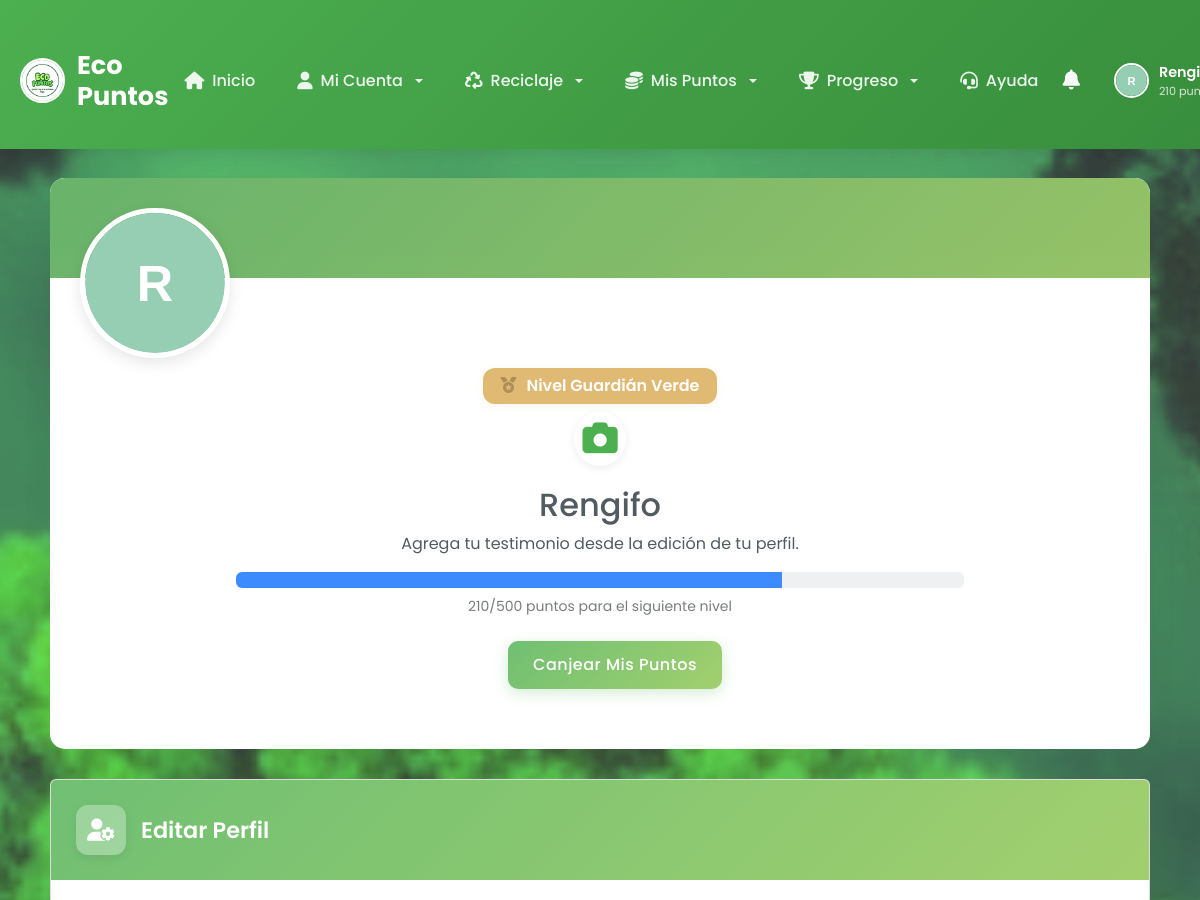
Page /perfil/ (signed in, upper part) on the earlier database version.
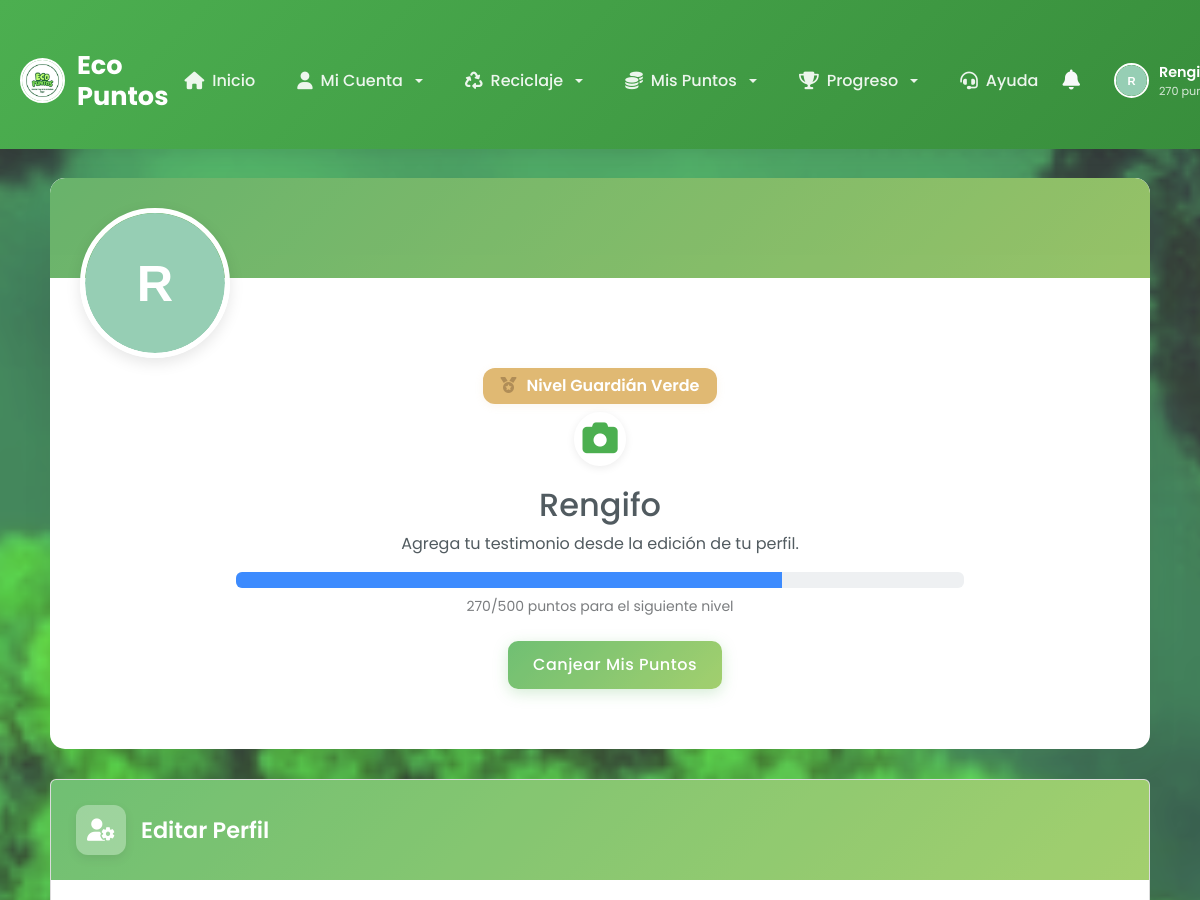
Same page on the later database version.
### core/models.py (models this page shows, shortened)
class Usuario(AbstractUser):
    ROLES = (
        ('superuser', 'Superusuario'),
        ('admin', 'Administrador'),
        ('conductor', 'Conductor'),
        ('user', 'Usuario Regular'),
    )
    LEVELS = (
        ('guardian_verde', 'Guardián Verde'),
        ('defensor_planeta', 'Defensor del Planeta'),
        ('heroe_eco', 'Héroe Eco'),
        ('embajador_ambiental', 'Embajador Ambiental'),
        ('leyenda_sustentable', 'Leyenda Sustentable'),
    )
    role = models.CharField(max_length=10, choices=ROLES, default='user')
    level = models.CharField(max_length=25, choices=LEVELS, default='guardian_verde')
    puntos = models.IntegerField(default=0)
    puntos_juego = models.IntegerField(default=0)  # Puntos acumulados en juegos de plásticos
    puntos_juego_vidrios = models.IntegerField(default=0)  # Puntos acumulados en juegos de vidrios
    puntos_juego_papel = models.IntegerField(default=0)  # Puntos acumulados en el juego de papel y cartón
    puntos_juego_metales = models.IntegerField(default=0)  # Puntos acumulados en el juego de metales
    telefono = models.CharField(max_length=20, blank=True, null=True)
    direccion = models.CharField(max_length=255, blank=True, null=True)
    fecha_registro = models.DateTimeField(auto_now_add=True)
    password_reset_token = models.CharField(max_length=100, blank=True, null=True)
    password_reset_expires = models.DateTimeField(null=True, blank=True)
    testimonio = models.TextField("Testimonio", blank=True, null=True)
    notificaciones_email = models.BooleanField(default=True)
    notificaciones_push = models.BooleanField(default=False)
    perfil_publico = models.BooleanField(default=True)
    mostrar_puntos = models.BooleanField(default=True)
    foto_perfil = models.ImageField(upload_to='fotos_perfil/', null=True, blank=True)
    suspended = models.BooleanField(default=False, help_text="Usuario suspendido permanentemente")
    terminos_aceptados = models.BooleanField(default=False, help_text="Usuario ha aceptado los términos y condiciones")
    fecha_aceptacion_terminos = models.DateTimeField(null=True, blank=True, help_text="Fecha cuando aceptó los términos")
    email_verificado = models.BooleanField(default=False, help_text="Email verificado con código 2FA")
    codigo_verificacion = models.CharField(max_length=6, blank=True, null=True, help_text="Código de verificación 2FA")
    codigo_verificacion_expira = models.DateTimeField(null=True, blank=True, help_text="Expiración del código 2FA")
    intentos_verificacion = models.IntegerField(default=0, help_text="Intentos fallidos de verificación")
    verificacion_bloqueada_hasta = models.DateTimeField(null=True, blank=True, help_text="Bloqueo temporal por intentos fallidos")
    email = models.EmailField(unique=True)
    class Meta:
        verbose_name = 'Usuario'
        verbose_name_plural = 'Usuarios'
    def get_initials(self):
        if self.first_name and self.last_name:
            return f"{self.first_name[0]}{self.last_name[0]}".upper()
        elif self.first_name:
            return self.first_name[0].upper()
        else:
            return self.username[0].upper() if self.username else "U"
    def get_avatar_color(self):
        colors = [
            '#FF6B6B', '#4ECDC4', '#45B7D1', '#96CEB4', '#FFEAA7',
            '#DDA0DD', '#98D8C8', '#F7DC6F', '#BB8FCE', '#85C1E9',
            '#F8C471', '#82E0AA', '#F1948A', '#85C1E9', '#D7BDE2'
        ]
        return colors[self.id % len(colors)]
    def get_avatar_svg(self):
        initials = self.get_initials()
        color = self.get_avatar_color()
        return f'''
        <svg width="100" height="100" viewBox="0 0 100 100" xmlns="http://www.w3.org/2000/svg">
            <circle cx="50" cy="50" r="50" fill="{color}"/>
            <text x="50" y="50" font-family="Arial, sans-serif" font-size="36" font-weight="bold"
                  fill="white" text-anchor="middle" dominant-baseline="central">{initials}</text>
        </svg>
        '''

### core/views.py (the view)
# urls.py: path('perfil/', views.perfil, name='perfil'),
def perfil(request):
    user = request.user
    if not user.is_authenticated:
        return redirect('iniciosesion')
    if request.method == 'POST':
        if 'photo_submit' in request.POST:
            if 'foto_perfil' in request.FILES:
                from django.utils import timezone
                user.foto_perfil = request.FILES['foto_perfil']
                user.last_login = timezone.now()  # Actualizar para forzar cache refresh
                user.save()
                Notificacion.objects.create(
                    usuario=user,
                    titulo='Foto de Perfil Actualizada',
                    mensaje='Has actualizado tu foto de perfil correctamente.',
                    tipo='foto_actualizada'
                )
                return redirect('perfil')
        elif 'profile_submit' in request.POST:
            profile_form = ProfileForm(request.POST, request.FILES, instance=user)
            if profile_form.is_valid():
                cambios = []
                old_data = {
                    'email': user.email,
                    'telefono': getattr(user, 'telefono', ''),
                    'direccion': getattr(user, 'direccion', ''),
                }
                profile_form.save()
                if old_data['email'] != user.email:
                    cambios.append('correo electrónico')
                if old_data['telefono'] != getattr(user, 'telefono', ''):
                    cambios.append('teléfono')
                if old_data['direccion'] != getattr(user, 'direccion', ''):
                    cambios.append('dirección')
                if cambios:
                    cambios_texto = ', '.join(cambios)
                    Notificacion.objects.create(
                        usuario=user,
                        titulo='Perfil Actualizado',
                        mensaje=f'Has actualizado tu {cambios_texto} correctamente. Los cambios han sido guardados en tu perfil.',
                        tipo='perfil_actualizado'
                    )
                return redirect('perfil')
            else:
                password_form = PasswordChangeForm(user)
        elif 'password_submit' in request.POST:
            profile_form = ProfileForm(instance=user)
            password_form = PasswordChangeForm(user, request.POST)
            if password_form.is_valid():
                user = password_form.save()
                update_session_auth_hash(request, user)
                Notificacion.objects.create(
                    usuario=user,
                    titulo='Contraseña Actualizada',
                    mensaje='Tu contraseña ha sido cambiada exitosamente. Si no fuiste tú, contacta al soporte inmediatamente.',
                    tipo='password_cambiado'
                )
                return redirect('perfil')
            else:
                pass
        else:
            profile_form = ProfileForm(instance=user)
            password_form = PasswordChangeForm(user)
    else:
        profile_form = ProfileForm(instance=user)
        password_form = PasswordChangeForm(user)
    canjes = Canje.objects.filter(usuario=user).order_by('-fecha_solicitud')
    redenciones = RedencionPuntos.objects.filter(usuario=user).order_by('-fecha_solicitud')
    total_canjes = canjes.count()
    total_puntos_canjeados = sum(c.puntos for c in canjes if c.estado in ['aprobado', 'completado'])
    total_dinero = sum(r.valor_cop for r in redenciones if r.estado == 'completado')
    logros_usuario = user.logro_set.all()[:3]
    context = {
        'profile_form': profile_form,
        'password_form': password_form,
        'user': user,
        'total_canjes': total_canjes,
        'total_puntos_canjeados': total_puntos_canjeados,
        'total_dinero': total_dinero,
        'canjes_recientes': canjes[:3],
        'logros_usuario': logros_usuario,
    }
    return render(request, 'core/perfil.html', context)

### core/templates/core/perfil.html (shortened to what this page needs)
{% extends 'core/base.html' %}
{% load static %}
{% load crispy_forms_tags %}
{% block content %}
    <div class="container my-5">
      <div class="profile-header fade-in">
        <div class="profile-img-container">
          {% if user.foto_perfil %}
            <img src="{{ user.foto_perfil.url }}?v={{ user.last_login|date:'U'|default:'0' }}" alt="Foto de Perfil" class="profile-img" id="profile-main-img">
          {% else %}
            <div class="profile-img avatar-svg" id="profile-main-img">
              {{ user.get_avatar_svg|safe }}
            </div>
          {% endif %}
          <div class="profile-badges" style="display: flex; flex-direction: column; align-items: center; gap: 8px; margin-top: 10px;">
            <span class="profile-level-badge" style="background: #e0b973; color: #fff; font-weight: 600; border-radius: 12px; padding: 6px 18px; font-size: 1em; box-shadow: 0 2px 8px rgba(224,185,115,0.12);">
              <i class="fas fa-medal" style="margin-right: 6px; color: #b08d57;"></i>
              Nivel {{ user.get_level_display|default:'Bronce' }}
            </span>
            <button type="button" class="btn-change-photo" data-bs-toggle="modal" data-bs-target="#photoModal" style="background: #fff; border: none; border-radius: 50%; box-shadow: 0 2px 8px rgba(0,0,0,0.08); padding: 8px; cursor: pointer;">
              <i class="fas fa-camera" style="font-size: 2.2em; color: #4caf50;"></i>
            </button>
          </div>
        </div>
        <h2 class="profile-name">{{ user.get_full_name|default:user.username }}</h2>
        <p class="profile-bio">{{ user.testimonio|default:'Agrega tu testimonio desde la edición de tu perfil.' }}</p>
        <div class="progress" style="width: 70%; margin: 0 auto;">
          <div class="progress-bar" role="progressbar" style="width: 75%" aria-valuenow="75" aria-valuemin="0" aria-valuemax="100"></div>
        </div>
        <small class="text-muted d-block mt-2 mb-4">{{ user.puntos }}/500 puntos para el siguiente nivel</small>
        <a href="{% url 'canjes' %}" class="btn btn-primary pulse">Canjear Mis Puntos</a>
      </div>
      <div class="card slide-up mt-4" style="animation-delay: 0.4s">
        <div class="card-header">
          <div class="card-icon">
            <i class="fas fa-user-cog"></i>
          </div>
          <h3 class="card-title">Editar Perfil</h3>
        </div>
        <form method="post" enctype="multipart/form-data" novalidate>
        </form>
      </div>
    </div>
{% endblock %}

### core/templates/core/base.html (shortened to what this page needs)
{% load static %}
<!DOCTYPE html>
<html lang="es">
<head>
  <link href="https://cdn.jsdelivr.net/npm/bootstrap@5.3.0-alpha1/dist/css/bootstrap.min.css" rel="stylesheet">
  <link rel="stylesheet" href="https://cdnjs.cloudflare.com/ajax/libs/font-awesome/6.4.0/css/all.min.css">
  <link rel="stylesheet" href="https://cdnjs.cloudflare.com/ajax/libs/animate.css/4.1.1/animate.min.css">
  <link rel="stylesheet" href="https://cdnjs.cloudflare.com/ajax/libs/toastr.js/latest/toastr.min.css">
  {% if user.is_authenticated %}
  <link rel="stylesheet" href="{% static 'core/css/session-monitor.css' %}">
  {% endif %}
</head>
<body>
  <nav class="navbar navbar-expand-lg navbar-dashboard">
    <div class="container">
      <a class="navbar-brand-dashboard" href="{% url 'dashusuario' %}">
        <img src="{% static 'core/img/eco.jpg' %}" alt="Logo Eco Puntos" class="logo-dashboard">
        <h1 class="brand-text-dashboard">Eco Puntos</h1>
      </a>
      <div class="collapse navbar-collapse" id="navbarDashboard">
        <ul class="navbar-nav mx-auto nav-dashboard">
          <li class="nav-item-dashboard">
            <a class="nav-link-dashboard" href="{% url 'dashusuario' %}">
              <i class="fas fa-home"></i> Inicio
            </a>
          </li>
          <li class="nav-item-dashboard dropdown">
            <a class="nav-link-dashboard dropdown-toggle" href="#" role="button" data-bs-toggle="dropdown" aria-expanded="false">
              <i class="fas fa-user"></i> Mi Cuenta
            </a>
          </li>
          <li class="nav-item-dashboard dropdown">
            <a class="nav-link-dashboard dropdown-toggle" href="#" role="button" data-bs-toggle="dropdown" aria-expanded="false">
              <i class="fas fa-recycle"></i> Reciclaje
            </a>
          </li>
          <li class="nav-item-dashboard dropdown">
            <a class="nav-link-dashboard dropdown-toggle" href="#" role="button" data-bs-toggle="dropdown" aria-expanded="false">
              <i class="fas fa-coins"></i> Mis Puntos
            </a>
          </li>
          <li class="nav-item-dashboard dropdown">
            <a class="nav-link-dashboard dropdown-toggle" href="#" role="button" data-bs-toggle="dropdown" aria-expanded="false">
              <i class="fas fa-trophy"></i> Progreso
            </a>
          </li>
          <li class="nav-item-dashboard">
            <a class="nav-link-dashboard" href="{% url 'chatbot_interface' %}">
              <i class="fas fa-headset"></i> Ayuda
            </a>
          </li>
        </ul>
        <div class="d-flex align-items-center gap-3">
          {% if user.is_authenticated %}
            {% include 'core/includes/notification_system.html' %}
            <div class="dropdown">
              <a class="user-profile-dropdown dropdown-toggle" href="#" role="button" data-bs-toggle="dropdown" aria-expanded="false">
                {% if user.foto_perfil %}
                  <img src="{{ user.foto_perfil.url }}?v={{ user.last_login|date:'U'|default:'0' }}" alt="Foto de Perfil" class="user-avatar">
                {% else %}
                  <div class="user-avatar avatar-nav">
                    {{ user.get_avatar_svg|safe }}
                  </div>
                {% endif %}
                <div class="user-info-nav">
                  <p class="user-name-nav">{{ user.username }}</p>
                  <p class="user-points-nav">{{ user.puntos }} puntos</p>
                </div>
              </a>
            </div>
          {% endif %}
        </div>
      </div>
    </div>
  </nav>
  <main class="main-content">
    {% block content %}
    {% endblock %}
  </main>
</body>
</html>

Differences in the rows shown:
changed Usuario "Rengifo": puntos "210" → "270"
